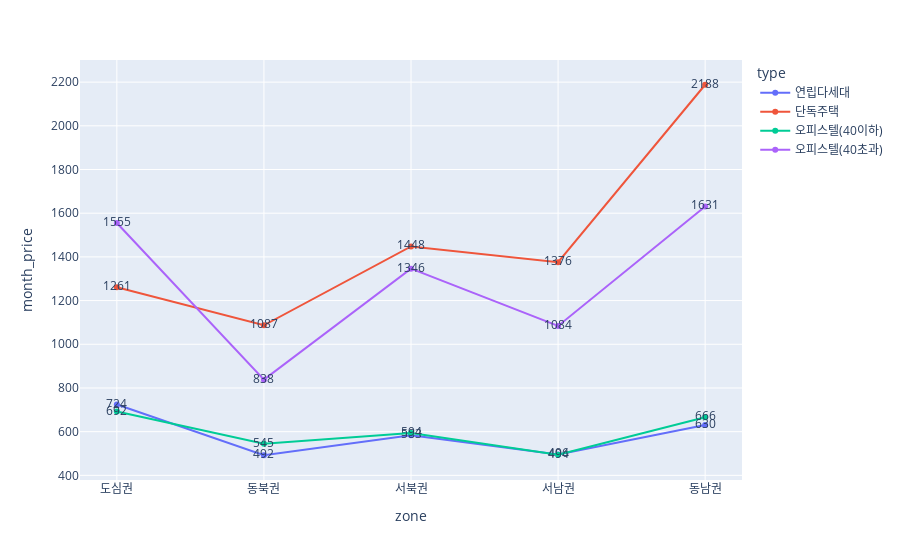

Notebook source saved alongside this figure:
### Code cell
fig = px.line(apt2, x='zone',y='month_price',text='month_price',color='type')
fig.show()
# 권역별 아파트 제외한 주거형태의 월세 꺾은선 그래프

### Figure 1 — Plotly figure (JSON) as saved in the notebook; plotly's stock layout.template omitted (floating-point values rounded to 4 significant figures)
{"data": [{"hovertemplate": "type=연립다세대<br>zone=%{x}<br>month_price=%{text}<extra></extra>", "legendgroup": "연립다세대", "line": {"color": "#636efa", "dash": "solid"}, "mode": "lines+markers+text", "name": "연립다세대", "orientation": "v", "showlegend": true, "text": [724, 492, 583, 496, 630], "type": "scatter", "x": ["도심권", "동북권", "서북권", "서남권", "동남권"], "xaxis": "x", "y": [724, 492, 583, 496, 630], "yaxis": "y"}, {"hovertemplate": "type=단독주택<br>zone=%{x}<br>month_price=%{text}<extra></extra>", "legendgroup": "단독주택", "line": {"color": "#EF553B", "dash": "solid"}, "mode": "lines+markers+text", "name": "단독주택", "orientation": "v", "showlegend": true, "text": [1261, 1087, 1448, 1376, 2188], "type": "scatter", "x": ["도심권", "동북권", "서북권", "서남권", "동남권"], "xaxis": "x", "y": [1261, 1087, 1448, 1376, 2188], "yaxis": "y"}, {"hovertemplate": "type=오피스텔(40이하)<br>zone=%{x}<br>month_price=%{text}<extra></extra>", "legendgroup": "오피스텔(40이하)", "line": {"color": "#00cc96", "dash": "solid"}, "mode": "lines+markers+text", "name": "오피스텔(40이하)", "orientation": "v", "showlegend": true, "text": [692, 545, 594, 494, 666], "type": "scatter", "x": ["도심권", "동북권", "서북권", "서남권", "동남권"], "xaxis": "x", "y": [692, 545, 594, 494, 666], "yaxis": "y"}, {"hovertemplate": "type=오피스텔(40초과)<br>zone=%{x}<br>month_price=%{text}<extra></extra>", "legendgroup": "오피스텔(40초과)", "line": {"color": "#ab63fa", "dash": "solid"}, "mode": "lines+markers+text", "name": "오피스텔(40초과)", "orientation": "v", "showlegend": true, "text": [1555, 838, 1346, 1084, 1631], "type": "scatter", "x": ["도심권", "동북권", "서북권", "서남권", "동남권"], "xaxis": "x", "y": [1555, 838, 1346, 1084, 1631], "yaxis": "y"}], "layout": {"legend": {"title": {"text": "type"}, "tracegroupgap": 0}, "margin": {"t": 60}, "xaxis": {"anchor": "y", "domain": [0, 1], "title": {"text": "zone"}}, "yaxis": {"anchor": "x", "domain": [0, 1], "title": {"text": "month_price"}}}}
